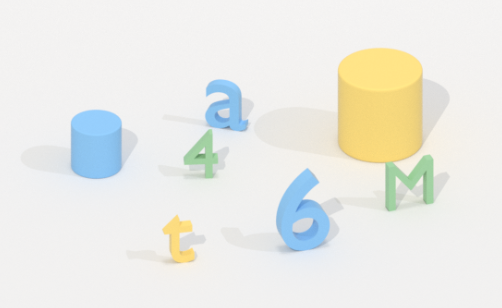
#> input picture images/4.png, 502 x 308 px
$ python tgb.py
#> lines starting #> are read from the running program, lines starting #| are printed output that depends on the picture; after the words box and inside, x2 and y2 are one past the last pixel; in counts of white or black regions, pixels touching at a corner belong together
import cv2
import imutils
import numpy as np

img2 = cv2.imread('./images/4.png')
#> img2 is the input picture: shape (308, 502, 3); mean B, G, R 230.3, 235.7, 235
img = cv2.cvtColor(img2, cv2.COLOR_BGR2RGB)
img1 = img.copy()
# [9 lines of commented-out code are left out]


(i_h, i_w, c) = img.shape
#> i_h = 308; i_w = 502; c = 3


# boundaries = [
# 	([17, 15, 100], [50, 56, 200]),
# 	([86, 31, 4], [220, 88, 50]),
# 	([25, 146, 190], [62, 174, 250]),
# 	([103, 86, 65], [145, 133, 128])
# ]
boundaries = [
	# ([180, 180, 180], [255, 255, 255]),
 ([90, 180, 200], [180, 250, 255]),

]

for (lower, upper) in boundaries:
    lower = np.array(lower, dtype='uint8')
    upper = np.array(upper, dtype='uint8')

    mask = cv2.inRange(img, lower, upper)
    output = cv2.bitwise_and(img, img, mask=mask)
    cv2.imshow('dee', output)
    # cv2.imshow('image', np.hstack([image, output]))


    gray = cv2.cvtColor(output, cv2.COLOR_RGB2GRAY)
    thresh = cv2.threshold(gray, 0, 255, cv2.THRESH_BINARY)[1]
    cv2.imshow('three', thresh)
    cnts, _ = cv2.findContours(thresh.copy(), cv2.RETR_EXTERNAL, cv2.CHAIN_APPROX_SIMPLE)
    # cnts = imutils.grab_contours(cnts)
    print(cnts)
    img = cv2.drawContours(output, cnts, -1, (0,255,0), 1)
    for cnt in cnts:

        x, y, w, h = cv2.boundingRect(cnt)
        if w < i_w / 20: continue
        if h < i_h / 20: continue
        output = cv2.rectangle(output, (x, y), (x+w, y+h), (0, 255, 2), 2)
        output = cv2.rectangle(img1, (x, y), (x+w, y+h), (0, 255, 2), 2)
        cv2.imshow('img', img1)
    # for c in cnts:
    #     cv2.drawContours(img, [c], -1, (0, 255, 0), 2)
    cv2.imshow("image", output)
    #     cv2.waitKey(300)
    cv2.waitKey(0)
#> this loop made 1 pass
#> (printed output is left out)
#> pass 1, `mask = cv2.inRange(img, lower, upper)`:
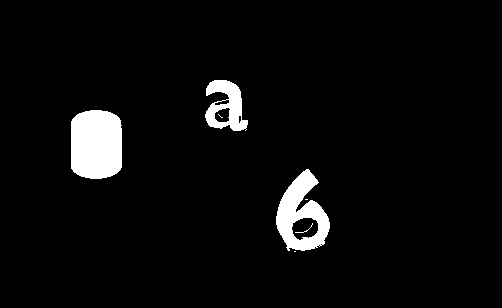
#> mask: shape (308, 502); 4.4% white; 7 white regions (3 under 20 px), largest, box (x1, y1, x2, y2) and area: (71, 110, 122, 179) 3213, (276, 169, 330, 251) 2358, (205, 80, 248, 131) 1258, (295, 223, 313, 233) 21
#> pass 1, `output = cv2.bitwise_and(img, img, mask=mask)`:
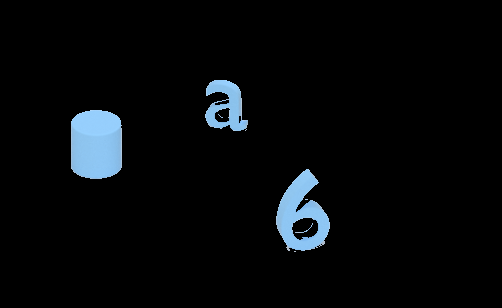
#> output: shape (308, 502, 3); mean R, G, B 6.4, 8.7, 10.7
#> pass 1, `gray = cv2.cvtColor(output, cv2.COLOR_RGB2GRAY)`:
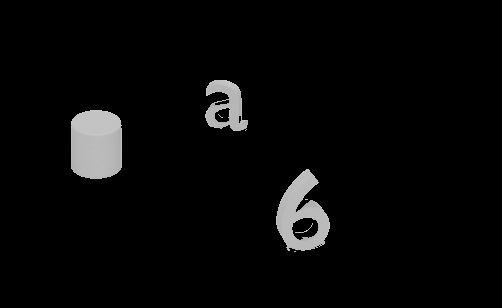
#> gray: shape (308, 502); min 0, max 208, mean 8.3
#> after the loop:
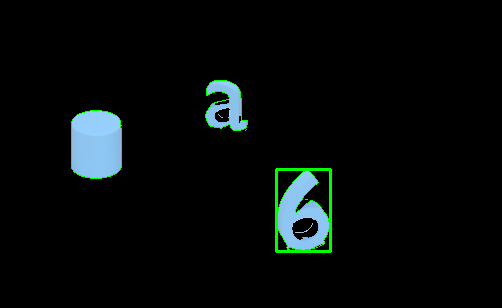
#> img: shape (308, 502, 3); mean R, G, B 5.7, 10.2, 9.7
#> after the loop:
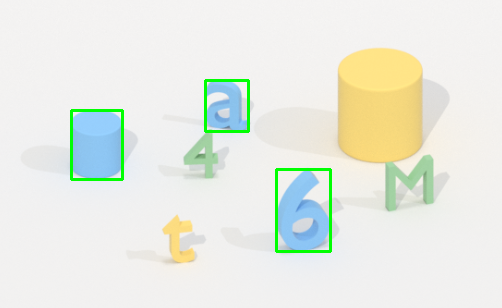
#> img1: shape (308, 502, 3); mean R, G, B 232, 236.1, 227.2
